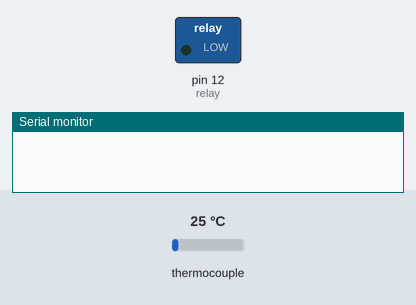
A sketch run on a simulated Arduino Uno, built with avr-gcc and run on an emulated ATmega328P. On the bench: switched loads named in the sketch (green lamp = pin HIGH), the last lines printed to the serial monitor. The test bench sets the inputs (shaded band); at power-on: thermocouple 25 °C.

Above: at 0.1 s.
At 0.6 s:
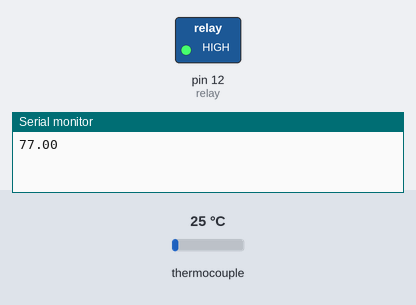
Timing chart, 0 to 2.1 s (numbered marks = the images above):
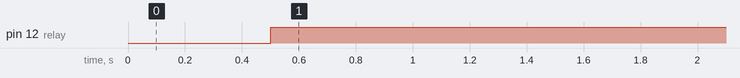

The sketch:

serialControl.ino
```cpp
#include <SPI.h>
#include "Adafruit_MAX31855.h"

#define MAXDO   3
#define MAXCS   4
#define MAXCLK  5

Adafruit_MAX31855 thermocouple(MAXCLK, MAXCS, MAXDO);

int relay = 12;

double curr_temp = 0;
double prev_temp = 0;
double ref_temp = 400;

double P, I, D;
double Kp = 1;
double Ki = 0;
double Kd = 200;

double alpha = 0.9;

double error = 0;
double prev_error = 0;
double integral = 0;
double derivative = 0;

double control;

bool print_flag = false;
bool heater_state = false;

void heatOn() {
  if (print_flag){
    Serial.println("heat On");
  }
  if (heater_state == false) {
    integral = 0;
  }
  heater_state = true;
  digitalWrite(relay, HIGH);
}

void heatOff() {
  if (print_flag) {
    Serial.println("heat Off");
  }
  if (heater_state == true) {
    integral = 0;
  }
  heater_state = false;
  digitalWrite(relay, LOW);
}

double getTime() {
  double time;
  time = millis();
  time = time / 1000;
  return time;
}

double getTemperature() {
  double temp;
  temp = thermocouple.readFahrenheit();
  return temp;
}

void printInfo() {
  print_flag = true;
  Serial.print("reference: ");
  Serial.print(ref_temp);
  Serial.print(", temp: ");
  Serial.print(curr_temp);
  Serial.print(", error: ");
  Serial.println(error);

  Serial.print("P: ");
  Serial.print(P);
  Serial.print(", I: ");
  Serial.print(I);
  Serial.print(", D: ");
  Serial.print(D);
  Serial.print(", control: ");
  Serial.println(control);
}

void plotTemp() {
  print_flag = false;
  Serial.println(curr_temp);
}

void setup() {
  Serial.begin(9600);
  pinMode(relay, OUTPUT);
  P = 0;
  I = 0;
  D = 0;

  while (!Serial) delay(1);
  delay(500);
  curr_temp = getTemperature();
}

void loop() {
  prev_temp = curr_temp;
  curr_temp = alpha*curr_temp + (1.0-alpha)*getTemperature();
  prev_error = error;

  error = ref_temp - curr_temp;
  integral += error;
  derivative = error - prev_error;

  P = Kp * error;
  I = Ki * integral;
  D = Kd * derivative;

  control = P + I + D;

  //printInfo();
  plotTemp();

  if (control > 0) {
    heatOn();
  } else {
    heatOff();
  }

  delay(1000);
}
```

Measured:
- by itself, pin 12 (relay): LOW → HIGH at 0.50 s
